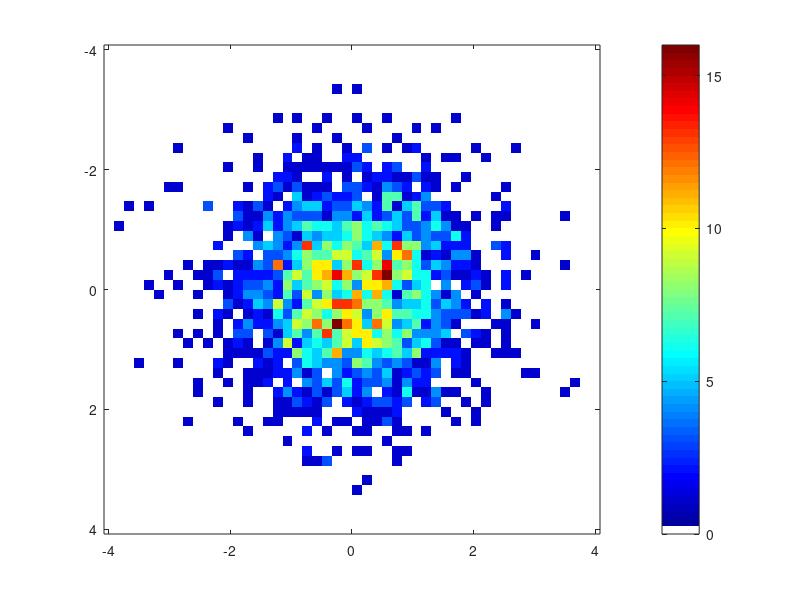

Source code (MATLAB):
% refer: https://stackoverflow.com/questions/6777609/fast-2dimensional-histograming-in-matlab
clc; clear

% some random data
X = randn(2500,1);
Y = randn(2500,1);

% bin centers (integers), let the number of xbins equals ybins
xbins = linspace(floor(min(X)), ceil(max(X)), 50);
ybins = linspace(floor(min(Y)), ceil(max(Y)), 50);
% xbins = linspace(xmin, xmax, 90);
% ybins = linspace(ymin, ymax, 90);

% xbins = floor(min(X)):.3:ceil(max(X));
% ybins = floor(min(Y)):.5:ceil(max(Y));
xNumBins = numel(xbins); 
yNumBins = numel(ybins);

% map X/Y values to bin indices
Xi = round( interp1(xbins, 1:xNumBins, X, 'linear', 'extrap') );
Yi = round( interp1(ybins, 1:yNumBins, Y, 'linear', 'extrap') );

% limit indices to the range [1,numBins]
% Xi = max( min(Xi,xNumBins), 1);
% Yi = max( min(Yi,yNumBins), 1);

% count number of elements in each bin
H = accumarray([Yi(:) Xi(:)], 1, [yNumBins xNumBins]);

% plot 2D histogram
imagesc(xbins, ybins, H)
axis on % axis image


cm = colormap('jet');
cm(1, :) = [1 1 1];  % set the 0 value as blank
colormap(cm)
colorbar
